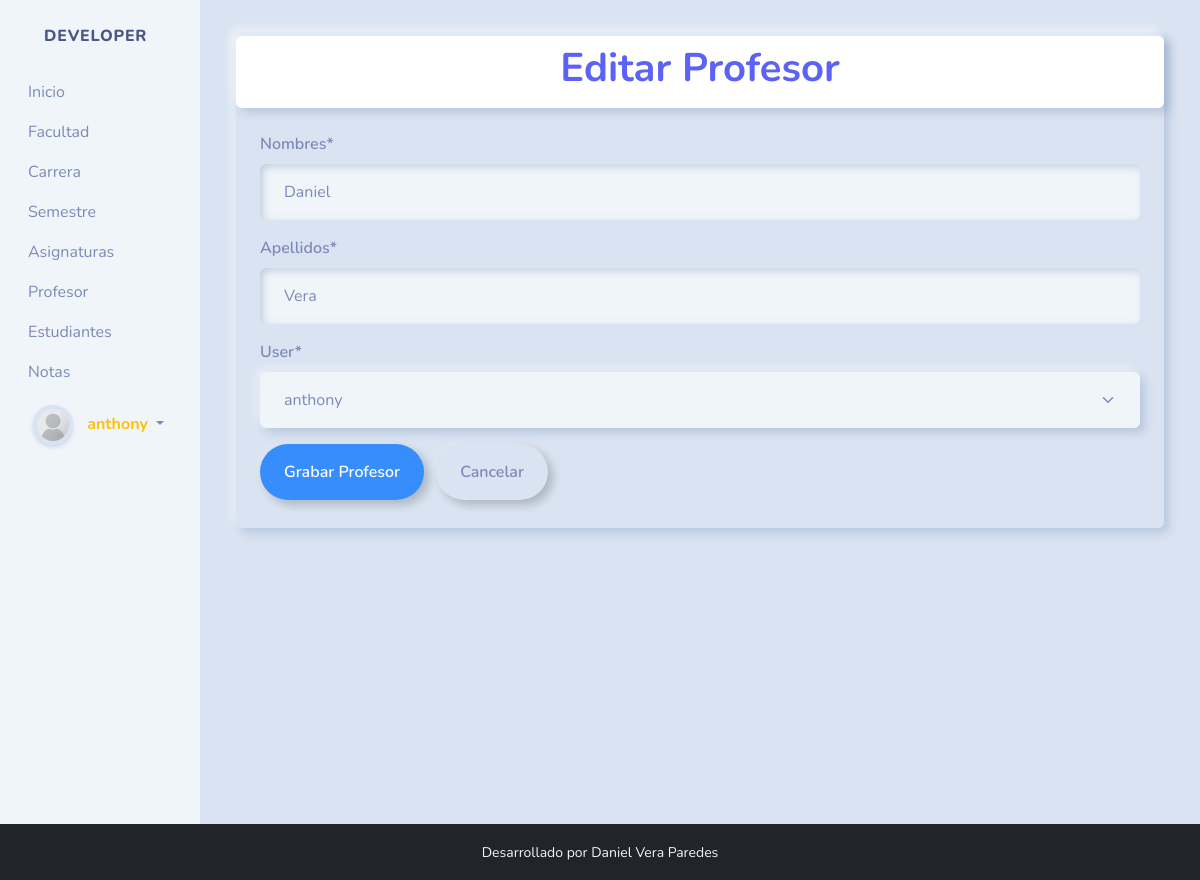
Page /teachers/update/1/ (signed in) on the committed database.
### notas/models.py (models this page shows, shortened)
class Teacher(models.Model):
    firstname = models.CharField('Nombres', max_length=200)
    lastname = models.CharField(verbose_name="Apellidos", max_length=200)
    created = models.DateTimeField(auto_now_add=True)
    user = models.ForeignKey(User, on_delete=models.CASCADE)
    class Meta:
        verbose_name = ('Teacher')
        verbose_name_plural = ('Teacheres')
        ordering = ['-lastname']

### notas/views.py (the view, shortened to what this page needs)
# urls.py: path('teachers/update/<int:id>/', views.update_teacher,name='update_teacher'),
@login_required
def update_teacher(request,id):
    teacher = Teacher.objects.filter(user=request.user,pk=id).first()
    form=None
    if request.method == "GET":
       form = TeacherForm(instance=teacher)
       context = {'title':'Editar Profesor','form':form,'error':''}
       return render(request, 'create_teacher.html',context)

### notas/forms.py
class TeacherForm(ModelForm):
    class Meta:
        model = Teacher
        fields = ['firstname', 'lastname', 'user']

### notas/templates/create_teacher.html (shortened to what this page needs)
{% extends "base.html" %}
{% load static %}
{% load crispy_forms_tags %}
{% block content%}
<div class="container">
    <div class="py-1 mt-2  shadow rounded ">
        <div class="py-2  shadow rounded bg-white">
            <h1 class="fw-bold text-info text-center ">{{title}}</h1>
        </div>
        <form method="POST" class="m-4">
            {{form|crispy}}
            <button class="btn btn-outline-primary" type="submit">Grabar Profesor</button>
            <a class="btn btn-outline-secondary ms-2" href="/teachers/">Cancelar</a>
        </form>
    </div>
</div>
{% endblock content %}

### notas/templates/base.html (shortened to what this page needs)
<!DOCTYPE html>
<html lang="es">
<head>
  {% load static%}
  <link rel="stylesheet" href={% static 'css/bootstrap.min.css' %}>
  <link rel="stylesheet" href={% static 'css/estilos.css' %}>
  <link rel="stylesheet" href="https://cdn.jsdelivr.net/npm/bootstrap-icons@1.11.1/font/bootstrap-icons.css">
</head>
<body>
  <div class="container-fluid">
    <div class="row">
      <nav id="sidebar" class="col-md-3 col-lg-2 bg-light sidebar">
        <div id="sidebar-data" class="collapse d-md-block">
          <a class="sidebar-brand d-flex align-items-centerjustify-content-center" href={% url 'home' %}>
            <div class="sidebar-brand-text mx-3">Developer</div>
          <ul class="nav flex-column">
            <li class="nav-item">
              <a class="nav-link active" href={% url 'home' %}>Inicio
            </li>
            <li class="nav-item">
              <a class="nav-link" href={% url 'facultades' %}>Facultad</a>
            </li>
            <li class="nav-item">
              <a class="nav-link" href={% url 'carreras' %}>Carrera</a>
            </li>
            <li class="nav-item">
              <a class="nav-link" href={% url 'semestres' %}>Semestre</a>
            </li>
            <li class="nav-item">
              <a class="nav-link" href={% url 'asignaturas' %}>Asignaturas</a>
            </li>
            <li class="nav-item">
              <a class="nav-link" href={% url 'teachers' %}>Profesor</a>
            </li>
            <li class="nav-item">
              <a class="nav-link" href={% url 'students' %}>Estudiantes</a>
            </li>
            <li class="nav-item">
              <a class="nav-link" href={% url 'notas' %}>Notas</a>
            </li>
          </ul>
          <ul class="nav flex-column">
            {% if user.is_authenticated %}
            <li class="nav-item dropdown" id="profile-image-container">
              <a class="nav-link dropdown-toggle" href="#" id="profileDropdown" role="button" data-bs-toggle="dropdown"
                aria-haspopup="true" aria-expanded="false">
                <img id="profile-image" src="" alt="Imagen de perfil" class="img-thumbnail profile-image">
                <span class="text-warning username">{{ user.username }}</span>
              </a>
            </li>
            {% else %}
            <li class="nav-item"><a class="nav-link" href="{% url 'login' %}">Iniciar Sesión</a></li>
            {% endif %}
          </ul>
        </div>
      </nav>
      <main class="col-md-9 ms-sm-auto col-lg-10 px-md-4 mt-4" id="content-wrapper">
        {% block content %}
        {% endblock content %}
      </main>
    </div>
  </div>
</body>
<footer class="bg-dark text-light">
  <div class="container">
    <div class="row">
      <div class="col-md-12 text-center py-3">
        <small>Desarrollado por Daniel Vera Paredes</small>
      </div>
    </div>
  </div>
</footer>
</html>

### static/css/estilos.css (style rules this page uses)
#content-wrapper { min-height: 100vh; }
.sidebar .sidebar-brand { text-decoration: none; font-size: 1rem; font-weight: 800; padding: 1.5rem 1rem; text-align: center; text-transform: uppercase; letter-spacing: 0.05rem; z-index: 1; }
#profile-image-container { display: flex; align-items: center; padding: 5px; }
.profile-image { width: 40px; height: 40px; border-radius: 50%; margin-right: 10px; }
.username { font-weight: bold; }

### rows in the picture
Teacher: firstname "Daniel", lastname "Vera", user "anthony"

### other values in the picture
{{ user.username }} "anthony"
{{ title }} "Editar Profesor"
